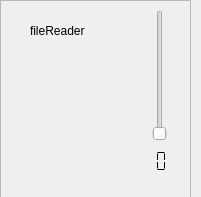
<?xml version="1.0" encoding="UTF-8"?>
<ui version="4.0">
 <class>filereaderWidget</class>
 <widget class="QWidget" name="filereaderWidget">
  <property name="geometry">
   <rect>
    <x>0</x>
    <y>0</y>
    <width>201</width>
    <height>197</height>
   </rect>
  </property>
  <property name="windowTitle">
   <string>Form</string>
  </property>
  <widget class="QFrame" name="frame">
   <property name="geometry">
    <rect>
     <x>0</x>
     <y>0</y>
     <width>191</width>
     <height>231</height>
    </rect>
   </property>
   <property name="frameShape">
    <enum>QFrame::StyledPanel</enum>
   </property>
   <property name="frameShadow">
    <enum>QFrame::Raised</enum>
   </property>
   <widget class="QLabel" name="label">
    <property name="geometry">
     <rect>
      <x>30</x>
      <y>20</y>
      <width>91</width>
      <height>21</height>
     </rect>
    </property>
    <property name="text">
     <string>fileReader</string>
    </property>
   </widget>
   <widget class="QLabel" name="nameofFile">
    <property name="geometry">
     <rect>
      <x>10</x>
      <y>50</y>
      <width>131</width>
      <height>21</height>
     </rect>
    </property>
    <property name="text">
     <string/>
    </property>
   </widget>
   <widget class="QLCDNumber" name="attenuationDisplay">
    <property name="geometry">
     <rect>
      <x>120</x>
      <y>150</y>
      <width>64</width>
      <height>23</height>
     </rect>
    </property>
    <property name="frameShape">
     <enum>QFrame::NoFrame</enum>
    </property>
    <property name="digitCount">
     <number>3</number>
    </property>
    <property name="segmentStyle">
     <enum>QLCDNumber::Flat</enum>
    </property>
   </widget>
   <widget class="QSlider" name="attenuationSlider">
    <property name="geometry">
     <rect>
      <x>150</x>
      <y>10</y>
      <width>20</width>
      <height>131</height>
     </rect>
    </property>
    <property name="maximum">
     <number>200</number>
    </property>
    <property name="orientation">
     <enum>Qt::Vertical</enum>
    </property>
   </widget>
  </widget>
 </widget>
 <resources/>
 <connections/>
</ui>
